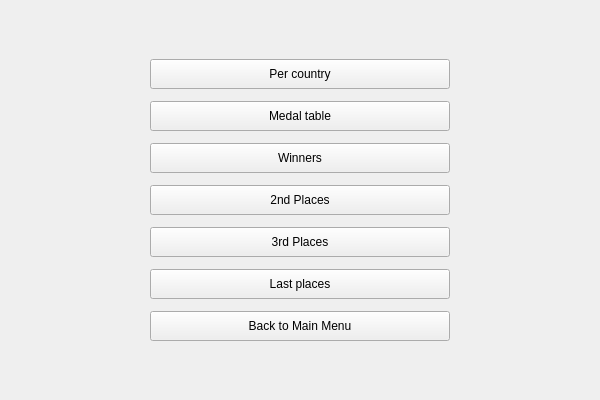
<?xml version="1.0" encoding="UTF-8"?>
<ui version="4.0">
 <class>statistics_menu</class>
 <widget class="QWidget" name="statistics_menu">
  <property name="geometry">
   <rect>
    <x>0</x>
    <y>0</y>
    <width>600</width>
    <height>400</height>
   </rect>
  </property>
  <property name="sizePolicy">
   <sizepolicy hsizetype="Expanding" vsizetype="Preferred">
    <horstretch>0</horstretch>
    <verstretch>0</verstretch>
   </sizepolicy>
  </property>
  <property name="windowTitle">
   <string>Form</string>
  </property>
  <property name="layoutDirection">
   <enum>Qt::LayoutDirection::LeftToRight</enum>
  </property>
  <layout class="QHBoxLayout" name="horizontalLayout">
   <item>
    <spacer name="left_spacer">
     <property name="orientation">
      <enum>Qt::Orientation::Horizontal</enum>
     </property>
     <property name="sizeType">
      <enum>QSizePolicy::Policy::Maximum</enum>
     </property>
     <property name="sizeHint" stdset="0">
      <size>
       <width>300</width>
       <height>20</height>
      </size>
     </property>
    </spacer>
   </item>
   <item>
    <layout class="QVBoxLayout" name="vertical_layout">
     <property name="spacing">
      <number>0</number>
     </property>
     <item>
      <spacer name="top_spacer">
       <property name="orientation">
        <enum>Qt::Orientation::Vertical</enum>
       </property>
       <property name="sizeHint" stdset="0">
        <size>
         <width>20</width>
         <height>30</height>
        </size>
       </property>
      </spacer>
     </item>
     <item>
      <widget class="QPushButton" name="per_country_button">
       <property name="sizePolicy">
        <sizepolicy hsizetype="Fixed" vsizetype="Fixed">
         <horstretch>0</horstretch>
         <verstretch>0</verstretch>
        </sizepolicy>
       </property>
       <property name="minimumSize">
        <size>
         <width>300</width>
         <height>30</height>
        </size>
       </property>
       <property name="text">
        <string>Per country</string>
       </property>
      </widget>
     </item>
     <item>
      <spacer name="middle_spacer_1">
       <property name="orientation">
        <enum>Qt::Orientation::Vertical</enum>
       </property>
       <property name="sizeType">
        <enum>QSizePolicy::Policy::Fixed</enum>
       </property>
       <property name="sizeHint" stdset="0">
        <size>
         <width>20</width>
         <height>12</height>
        </size>
       </property>
      </spacer>
     </item>
     <item>
      <widget class="QPushButton" name="medal_table_button">
       <property name="sizePolicy">
        <sizepolicy hsizetype="Fixed" vsizetype="Fixed">
         <horstretch>0</horstretch>
         <verstretch>0</verstretch>
        </sizepolicy>
       </property>
       <property name="minimumSize">
        <size>
         <width>300</width>
         <height>30</height>
        </size>
       </property>
       <property name="text">
        <string>Medal table</string>
       </property>
      </widget>
     </item>
     <item>
      <spacer name="middle_spacer_2">
       <property name="orientation">
        <enum>Qt::Orientation::Vertical</enum>
       </property>
       <property name="sizeType">
        <enum>QSizePolicy::Policy::Fixed</enum>
       </property>
       <property name="sizeHint" stdset="0">
        <size>
         <width>20</width>
         <height>12</height>
        </size>
       </property>
      </spacer>
     </item>
     <item>
      <widget class="QPushButton" name="winners_button">
       <property name="sizePolicy">
        <sizepolicy hsizetype="Fixed" vsizetype="Fixed">
         <horstretch>0</horstretch>
         <verstretch>0</verstretch>
        </sizepolicy>
       </property>
       <property name="minimumSize">
        <size>
         <width>300</width>
         <height>30</height>
        </size>
       </property>
       <property name="text">
        <string>Winners</string>
       </property>
      </widget>
     </item>
     <item>
      <spacer name="middle_spacer_3">
       <property name="orientation">
        <enum>Qt::Orientation::Vertical</enum>
       </property>
       <property name="sizeType">
        <enum>QSizePolicy::Policy::Fixed</enum>
       </property>
       <property name="sizeHint" stdset="0">
        <size>
         <width>20</width>
         <height>12</height>
        </size>
       </property>
      </spacer>
     </item>
     <item>
      <widget class="QPushButton" name="second_places_button">
       <property name="sizePolicy">
        <sizepolicy hsizetype="Fixed" vsizetype="Fixed">
         <horstretch>0</horstretch>
         <verstretch>0</verstretch>
        </sizepolicy>
       </property>
       <property name="minimumSize">
        <size>
         <width>300</width>
         <height>30</height>
        </size>
       </property>
       <property name="text">
        <string>2nd Places</string>
       </property>
      </widget>
     </item>
     <item>
      <spacer name="middle_spacer_4">
       <property name="orientation">
        <enum>Qt::Orientation::Vertical</enum>
       </property>
       <property name="sizeType">
        <enum>QSizePolicy::Policy::Fixed</enum>
       </property>
       <property name="sizeHint" stdset="0">
        <size>
         <width>20</width>
         <height>12</height>
        </size>
       </property>
      </spacer>
     </item>
     <item>
      <widget class="QPushButton" name="third_places_button">
       <property name="sizePolicy">
        <sizepolicy hsizetype="Fixed" vsizetype="Fixed">
         <horstretch>0</horstretch>
         <verstretch>0</verstretch>
        </sizepolicy>
       </property>
       <property name="minimumSize">
        <size>
         <width>300</width>
         <height>30</height>
        </size>
       </property>
       <property name="text">
        <string>3rd Places</string>
       </property>
      </widget>
     </item>
     <item>
      <spacer name="middle_spacer_5">
       <property name="orientation">
        <enum>Qt::Orientation::Vertical</enum>
       </property>
       <property name="sizeType">
        <enum>QSizePolicy::Policy::Fixed</enum>
       </property>
       <property name="sizeHint" stdset="0">
        <size>
         <width>20</width>
         <height>12</height>
        </size>
       </property>
      </spacer>
     </item>
     <item>
      <widget class="QPushButton" name="last_places_button">
       <property name="sizePolicy">
        <sizepolicy hsizetype="Fixed" vsizetype="Fixed">
         <horstretch>0</horstretch>
         <verstretch>0</verstretch>
        </sizepolicy>
       </property>
       <property name="minimumSize">
        <size>
         <width>300</width>
         <height>30</height>
        </size>
       </property>
       <property name="text">
        <string>Last places</string>
       </property>
      </widget>
     </item>
     <item>
      <spacer name="middle_spacer_6">
       <property name="orientation">
        <enum>Qt::Orientation::Vertical</enum>
       </property>
       <property name="sizeType">
        <enum>QSizePolicy::Policy::Fixed</enum>
       </property>
       <property name="sizeHint" stdset="0">
        <size>
         <width>20</width>
         <height>12</height>
        </size>
       </property>
      </spacer>
     </item>
     <item>
      <widget class="QPushButton" name="back_button">
       <property name="sizePolicy">
        <sizepolicy hsizetype="Fixed" vsizetype="Fixed">
         <horstretch>0</horstretch>
         <verstretch>0</verstretch>
        </sizepolicy>
       </property>
       <property name="minimumSize">
        <size>
         <width>300</width>
         <height>30</height>
        </size>
       </property>
       <property name="text">
        <string>Back to Main Menu</string>
       </property>
      </widget>
     </item>
     <item>
      <spacer name="bottom_spacer">
       <property name="orientation">
        <enum>Qt::Orientation::Vertical</enum>
       </property>
       <property name="sizeHint" stdset="0">
        <size>
         <width>20</width>
         <height>30</height>
        </size>
       </property>
      </spacer>
     </item>
    </layout>
   </item>
   <item>
    <spacer name="right_spacer">
     <property name="orientation">
      <enum>Qt::Orientation::Horizontal</enum>
     </property>
     <property name="sizeType">
      <enum>QSizePolicy::Policy::Maximum</enum>
     </property>
     <property name="sizeHint" stdset="0">
      <size>
       <width>300</width>
       <height>20</height>
      </size>
     </property>
    </spacer>
   </item>
  </layout>
 </widget>
 <resources/>
 <connections/>
</ui>
